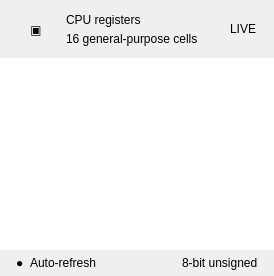
       <widget class="QFrame" name="registerCard">
        <property name="frameShape">
         <enum>QFrame::NoFrame</enum>
        </property>
        <property name="role" stdset="0">
         <string>card</string>
        </property>
        <layout class="QVBoxLayout" name="registerCardLayout">
         <property name="spacing">
          <number>0</number>
         </property>
         <property name="leftMargin">
          <number>0</number>
         </property>
         <property name="topMargin">
          <number>0</number>
         </property>
         <property name="rightMargin">
          <number>0</number>
         </property>
         <property name="bottomMargin">
          <number>0</number>
         </property>
         <item>
          <widget class="QFrame" name="registerHeader">
           <property name="frameShape">
            <enum>QFrame::NoFrame</enum>
           </property>
           <property name="role" stdset="0">
            <string>cardheader</string>
           </property>
           <layout class="QHBoxLayout" name="registerHeaderLayout">
            <property name="spacing">
             <number>12</number>
            </property>
            <property name="leftMargin">
             <number>18</number>
            </property>
            <property name="topMargin">
             <number>11</number>
            </property>
            <property name="rightMargin">
             <number>18</number>
            </property>
            <property name="bottomMargin">
             <number>11</number>
            </property>
            <item>
             <widget class="QLabel" name="registerIcon">
              <property name="text">
               <string>▣</string>
              </property>
              <property name="alignment">
               <set>Qt::AlignCenter</set>
              </property>
              <property name="role" stdset="0">
               <string>icon</string>
              </property>
              <property name="minimumSize">
               <size>
                <width>36</width>
                <height>36</height>
               </size>
              </property>
              <property name="maximumSize">
               <size>
                <width>36</width>
                <height>36</height>
               </size>
              </property>
             </widget>
            </item>
            <item>
             <layout class="QVBoxLayout" name="registerTitleLayout">
              <property name="spacing">
               <number>2</number>
              </property>
              <property name="leftMargin">
               <number>0</number>
              </property>
              <property name="topMargin">
               <number>0</number>
              </property>
              <property name="rightMargin">
               <number>0</number>
              </property>
              <property name="bottomMargin">
               <number>0</number>
              </property>
              <item>
               <widget class="QLabel" name="registerTitle">
                <property name="text">
                 <string>CPU registers</string>
                </property>
                <property name="role" stdset="0">
                 <string>cardtitle</string>
                </property>
               </widget>
              </item>
              <item>
               <widget class="QLabel" name="registerSubtitle">
                <property name="text">
                 <string>16 general-purpose cells</string>
                </property>
                <property name="role" stdset="0">
                 <string>cardsub</string>
                </property>
               </widget>
              </item>
             </layout>
            </item>
            <item>
             <spacer name="registerHeaderSpacer">
              <property name="orientation">
               <enum>Qt::Horizontal</enum>
              </property>
              <property name="sizeHint" stdset="0">
               <size>
                <width>20</width>
                <height>10</height>
               </size>
              </property>
             </spacer>
            </item>
            <item>
             <widget class="QLabel" name="registerBadge">
              <property name="text">
               <string>LIVE</string>
              </property>
              <property name="alignment">
               <set>Qt::AlignCenter</set>
              </property>
              <property name="role" stdset="0">
               <string>badge</string>
              </property>
             </widget>
            </item>
           </layout>
          </widget>
         </item>
         <item>
          <widget class="QTableWidget" name="registerTable">
           <property name="frameShape">
            <enum>QFrame::NoFrame</enum>
           </property>
          </widget>
         </item>
         <item>
          <widget class="QFrame" name="registerFooter">
           <property name="frameShape">
            <enum>QFrame::NoFrame</enum>
           </property>
           <property name="role" stdset="0">
            <string>cardfooter</string>
           </property>
           <layout class="QHBoxLayout" name="registerFooterLayout">
            <property name="spacing">
             <number>6</number>
            </property>
            <property name="leftMargin">
             <number>16</number>
            </property>
            <property name="topMargin">
             <number>6</number>
            </property>
            <property name="rightMargin">
             <number>16</number>
            </property>
            <property name="bottomMargin">
             <number>6</number>
            </property>
            <item>
             <widget class="QLabel" name="autoDotLabel">
              <property name="text">
               <string>●</string>
              </property>
              <property name="role" stdset="0">
               <string>livedot</string>
              </property>
             </widget>
            </item>
            <item>
             <widget class="QLabel" name="autoRefreshLabel">
              <property name="text">
               <string>Auto-refresh</string>
              </property>
              <property name="role" stdset="0">
               <string>footnote</string>
              </property>
             </widget>
            </item>
            <item>
             <spacer name="registerFooterSpacer">
              <property name="orientation">
               <enum>Qt::Horizontal</enum>
              </property>
              <property name="sizeHint" stdset="0">
               <size>
                <width>20</width>
                <height>10</height>
               </size>
              </property>
             </spacer>
            </item>
            <item>
             <widget class="QLabel" name="unsignedLabel">
              <property name="text">
               <string>8-bit unsigned</string>
              </property>
              <property name="role" stdset="0">
               <string>faint</string>
              </property>
             </widget>
            </item>
           </layout>
          </widget>
         </item>
        </layout>
       </widget>
